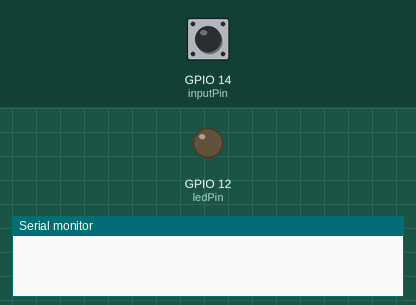
This sketch was run on a simulated ESP32. On the bench: output pins drawn as LEDs (lit = HIGH), the last lines printed to the serial monitor. Dashed ring = blinking. Inputs (shaded band) come from the test bench; at power-on: GPIO 14 (inputPin) LOW.

Above: at 1.2 s.
1.3 s: GPIO 14 (inputPin) driven HIGH
At 2.5 s:
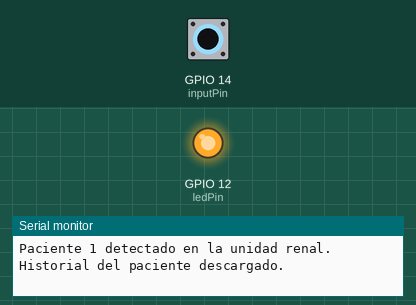
2.8 s: GPIO 14 (inputPin) driven LOW
At 3.4 s:
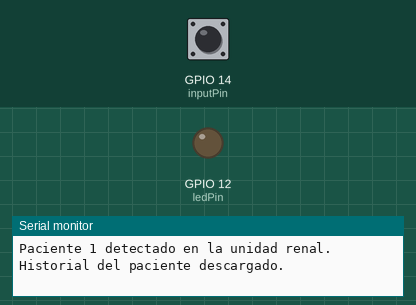
4.3 s: GPIO 14 (inputPin) pulsed HIGH 2 times (0.12 s each, 0.3 s apart)
At 4.36 s:
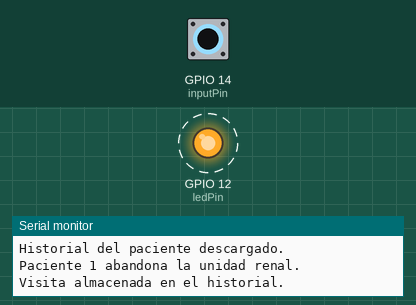
Timing chart, 0 to 7.3 s (numbered marks = the images above; inputs shaded):
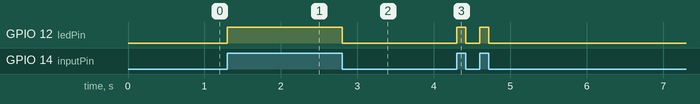

The sketch:

esp32-blink.ino
```cpp
/*
   PIR sensor tester
*/

int ledPin = 12;                // choose the pin for the LED
int inputPin = 14;               // choose the input pin (for PIR sensor)
int val = 0;                     // variable for reading the pin status
int pirState = LOW;
int paciente = 1;
bool pacienteDentro = false;

void setup() {
  pinMode(ledPin, OUTPUT);      // declare LED as output
  pinMode(inputPin, INPUT);     // declare sensor as input

  Serial.begin(9600);
}

void loop() {
  val = digitalRead(inputPin);  // read input value
  if (val == HIGH) {            // check if the input is HIGH
    digitalWrite(ledPin, HIGH);  // turn LED ON
    if(pirState == LOW){
      if (pacienteDentro == false) {
        // paciente entra
        Serial.print("Paciente ");
        Serial.print(paciente);
        Serial.print(" detectado en la unidad renal.\nHistorial del paciente descargado.\n");

        pacienteDentro = true;
      }else {
        // paciente sale
        Serial.print("Paciente ");
        Serial.print(paciente);
        Serial.print(" abandona la unidad renal.\nVisita almacenada en el historial.\n");

        pacienteDentro = false;
        paciente++;
      }
    }
    pirState = HIGH;
  }else{
    digitalWrite(ledPin, LOW); // turn LED OFF
    pirState = LOW;
  }
}
```

Measured:
- after the input at 1.3 s, GPIO 12 (ledPin): LOW → HIGH at once
- after the input at 2.8 s, GPIO 12 (ledPin): HIGH → LOW at once
- after the input at 4.3 s, GPIO 12 (ledPin): alternates HIGH for 0.12 s and LOW for 0.18 s, 4 changes in all, then stays LOW, starting at once
